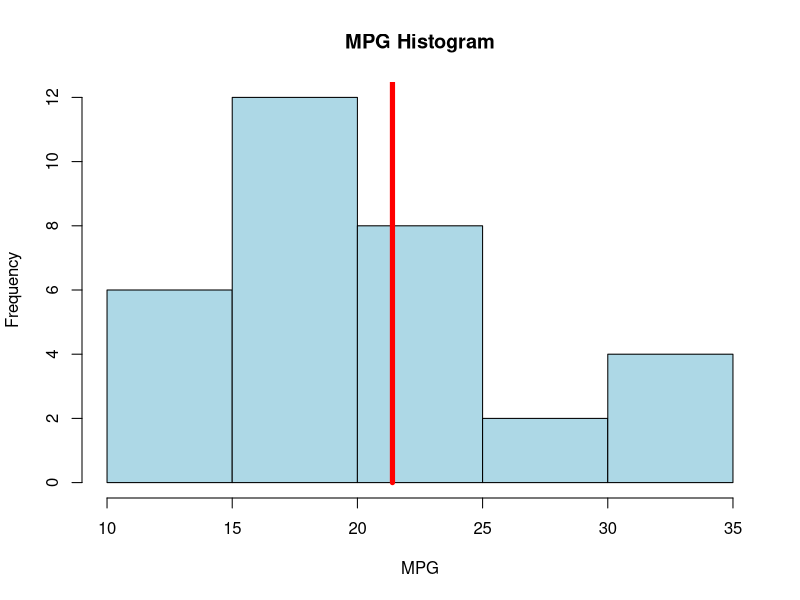

The R source for this figure:
## ---- chunk 1
library(ggplot2)
hist(mtcars$mpg, xlab='MPG', col='lightblue',main='MPG Histogram')
lines(c(21.4, 21.4), c(0, 14),col="red",lwd=5)
